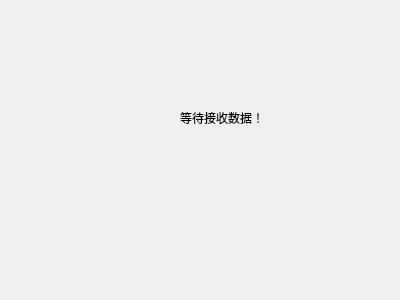
<?xml version="1.0" encoding="UTF-8"?>
<ui version="4.0">
 <class>Receiver</class>
 <widget class="QDialog" name="Receiver">
  <property name="geometry">
   <rect>
    <x>0</x>
    <y>0</y>
    <width>400</width>
    <height>300</height>
   </rect>
  </property>
  <property name="windowTitle">
   <string>Receiver</string>
  </property>
  <widget class="QLabel" name="label">
   <property name="geometry">
    <rect>
     <x>180</x>
     <y>110</y>
     <width>151</width>
     <height>16</height>
    </rect>
   </property>
   <property name="text">
    <string>等待接收数据！</string>
   </property>
  </widget>
 </widget>
 <layoutdefault spacing="6" margin="11"/>
 <resources/>
 <connections/>
</ui>
